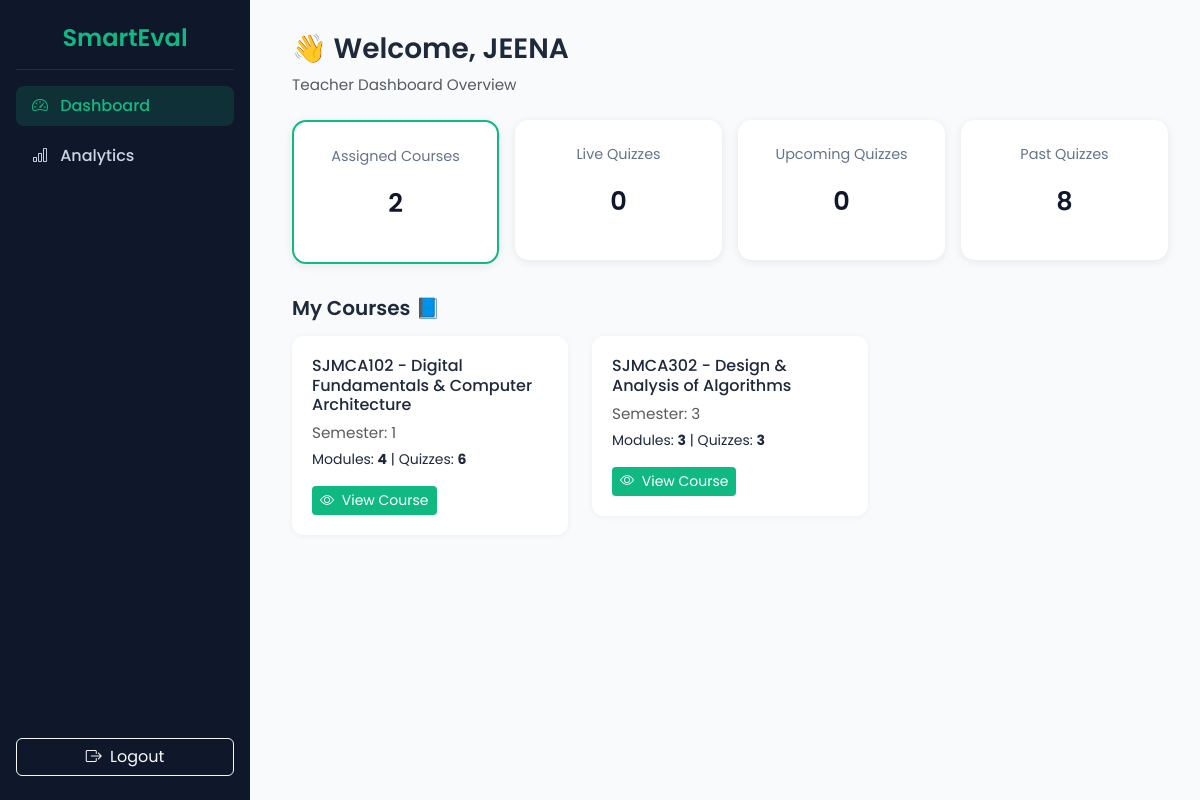
The app's page /teacher_dashboard/ (signed in) with its own data.
### evaluation/models.py (models this page shows, shortened)
class User(AbstractUser):
    ROLE_CHOICES = (
        ("Student", "Student"),
        ("Teacher", "Teacher"),
        ("Admin", "Admin"),
    )
    role = models.CharField(max_length=20, choices=ROLE_CHOICES)
    is_approved = models.BooleanField(default=False)
    batch = models.ForeignKey(Batch, null=True, blank=True, on_delete=models.SET_NULL)

class Course(models.Model):
    course_code = models.CharField(max_length=20)
    name = models.CharField(max_length=100, blank=True, null=True)
    semester = models.ForeignKey(Semester, on_delete=models.CASCADE)
    students = models.ManyToManyField(settings.AUTH_USER_MODEL, related_name='courses_enrolled', blank=True)
    assigned_teacher = models.ForeignKey(
        settings.AUTH_USER_MODEL,
        limit_choices_to={'role': 'Teacher'},
        null=True,
        blank=True,
        on_delete=models.SET_NULL   # ✅ persists if teacher deleted
    )
    class Meta:
        unique_together = ('course_code', 'semester')

class Semester(models.Model):
    name = models.CharField(max_length=20, unique=True)

### evaluation/views.py (the view)
# urls.py: path("teacher_dashboard/", views.teacher_dashboard, name="teacher_dashboard"),
@login_required
def teacher_dashboard(request):
    now = timezone.localtime()
    assigned_courses = Course.objects.filter(
        assigned_teacher=request.user
    ).select_related('semester')
    for course in assigned_courses:
        students_in_semester = course.students.filter(
            role="Student",
            batch__semester=course.semester
        )
        course.students_in_semester = students_in_semester
        course.student_count = students_in_semester.count()
        course.num_modules = course.modules.count()
        course.num_quizzes = sum(module.quizzes.count() for module in course.modules.all())
    assigned_course_ids = assigned_courses.values_list('id', flat=True)
    live_quizzes = Quiz.objects.filter(
        course_id__in=assigned_course_ids,
        status="Published",
        start_time__lte=now,
        end_time__gte=now
    ).select_related('course', 'module')
    upcoming_quizzes = Quiz.objects.filter(
        course_id__in=assigned_course_ids,
        status="Published",
        start_time__gt=now
    ).select_related('course', 'module')
    past_quizzes = Quiz.objects.filter(
        course_id__in=assigned_course_ids,
        status="Published",
        end_time__lt=now
    ).select_related('course', 'module')
    context = {
        'assigned_courses': assigned_courses,
        'live_quizzes': live_quizzes,
        'upcoming_quizzes': upcoming_quizzes,
        'past_quizzes': past_quizzes,
    }
    return render(request, 'teacher_dashboard.html', context)

### templates/teacher_dashboard.html (shortened to what this page needs)
{% load static %}
<!DOCTYPE html>
<html lang="en">
<head>
  <link href="https://cdn.jsdelivr.net/npm/bootstrap@5.3.2/dist/css/bootstrap.min.css" rel="stylesheet">
  <link href="https://cdn.jsdelivr.net/npm/bootstrap-icons@1.11.1/font/bootstrap-icons.css" rel="stylesheet">
</head>
<body>
<div class="sidebar">
  <div>
    <h4>SmartEval</h4>
    <hr class="border-secondary">
    <nav class="nav flex-column">
      <a class="nav-link active" href="#"><i class="bi bi-speedometer2 me-2"></i> Dashboard</a>
      <a class="nav-link" href="{% url 'teacher_analytics' %}"><i class="bi bi-bar-chart me-2"></i> Analytics</a>
    </nav>
  </div>
  <form method="POST" action="{% url 'logout' %}">
    <button type="submit" class="btn btn-outline-light w-100 mt-3">
      <i class="bi bi-box-arrow-right me-1"></i> Logout
    </button>
  </form>
</div>
<div class="main-content">
  <div class="header">
    <div>
      <h3>👋 Welcome, {{ request.user.first_name|default:request.user.username }}</h3>
      <p class="text-muted mb-0">Teacher Dashboard Overview</p>
    </div>
  </div>
  <div class="row g-3 mb-4">
    <div class="col-md-3">
      <div class="stat-card text-center active" data-target="assigned">
        <p class="stat-title">Assigned Courses</p>
        <p class="stat-value">{{ assigned_courses|length }}</p>
      </div>
    </div>
    <div class="col-md-3">
      <div class="stat-card text-center" data-target="live">
        <p class="stat-title">Live Quizzes</p>
        <p class="stat-value">{{ live_quizzes|length }}</p>
      </div>
    </div>
    <div class="col-md-3">
      <div class="stat-card text-center" data-target="upcoming">
        <p class="stat-title">Upcoming Quizzes</p>
        <p class="stat-value">{{ upcoming_quizzes|length }}</p>
      </div>
    </div>
    <div class="col-md-3">
      <div class="stat-card text-center" data-target="past">
        <p class="stat-title">Past Quizzes</p>
        <p class="stat-value">{{ past_quizzes|length }}</p>
      </div>
    </div>
  </div>
  <div id="dashboard-sections">
    <div class="dashboard-section" id="assigned-section">
      <h5 class="section-title">My Courses 📘</h5>
      <div class="row">
        {% for course in assigned_courses %}
        <div class="col-md-6 col-lg-4 mb-3">
          <div class="quiz-card">
            <h6>{{ course.course_code }} - {{ course.name }}</h6>
            <p class="small text-muted mb-1">Semester: {{ course.semester.name }}</p>
            <p class="small mb-2">Modules: <strong>{{ course.num_modules }}</strong> | Quizzes: <strong>{{ course.num_quizzes }}</strong></p>
            <a href="{% url 'course_detail' course.id %}" class="btn btn-accent btn-sm mt-2">
              <i class="bi bi-eye me-1"></i> View Course
            </a>
          </div>
        </div>
        {% empty %}
        <p class="text-muted">No assigned courses found.</p>
        {% endfor %}
      </div>
    </div>
  </div>
</div>
</body>
</html>

### templates/teacher_dashboard.html (style rules this page uses)
body { font-family: 'Poppins', sans-serif; background-color: #f8fafc; color: #1e293b; }
.sidebar { width: 250px; height: 100vh; background-color: #0f172a; position: fixed; top: 0; left: 0; color: white; display: flex; flex-direction: column; justify-content: space-between; padding: 1.5rem 1rem; }
.sidebar h4 { text-align: center; font-weight: 600; color: #10b981; }
.nav-link { color: #cbd5e1; margin-bottom: 10px; font-weight: 500; transition: all 0.2s ease; }
.nav-link.active, .nav-link:hover { color: #10b981; background-color: rgba(16, 185, 129, 0.15); border-radius: 8px; }
.main-content { margin-left: 260px; padding: 2rem; }
.header { display: flex; justify-content: space-between; align-items: center; flex-wrap: wrap; margin-bottom: 1.5rem; }
.header h3 { font-weight: 600; }
.text-muted { font-size: 0.95rem; }
.stat-card { border-radius: 14px; background: white; padding: 1.5rem; box-shadow: 0 2px 10px rgba(0,0,0,0.08); cursor: pointer; transition: all 0.2s ease; }
.stat-card.active { border: 2px solid #10b981; }
.stat-title { font-size: 0.9rem; color: #64748b; }
.stat-value { font-size: 1.6rem; font-weight: 600; color: #0f172a; }
.quiz-card { border-radius: 12px; background: white; padding: 1.25rem; box-shadow: 0 1px 6px rgba(0,0,0,0.05); transition: transform 0.2s; }
.section-title { font-weight: 600; margin-top: 2rem; margin-bottom: 1rem; }
.btn-accent { background-color: #10b981; color: white; border: none; }

### records on screen
User: user.first_name "JEENA"
Course: course_code "SJMCA102", name "Digital Fundamentals & Computer Architecture", semester.name "1", num_modules "4", num_quizzes "6"
Course: course_code "SJMCA302", name "Design & Analysis of Algorithms", semester.name "3", num_modules "3", num_quizzes "3"

### other values on screen
{{ assigned_courses|length }} "2"
{{ live_quizzes|length }} "0"
{{ upcoming_quizzes|length }} "0"
{{ past_quizzes|length }} "8"
